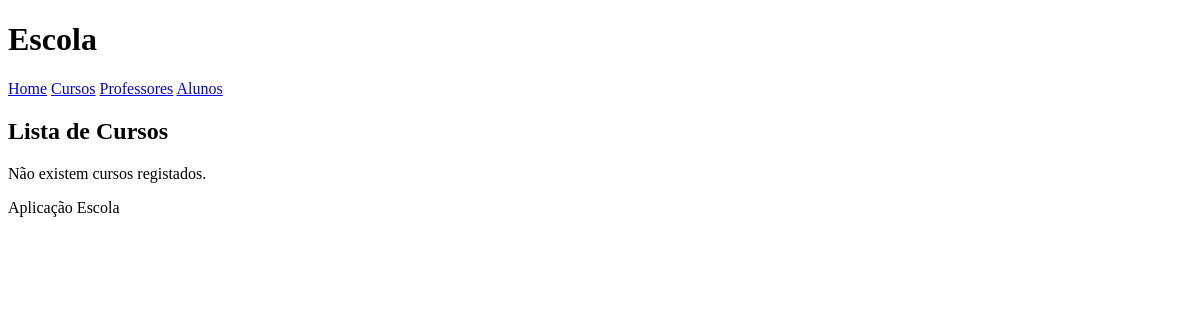
Before: /escola/ with the older database file.
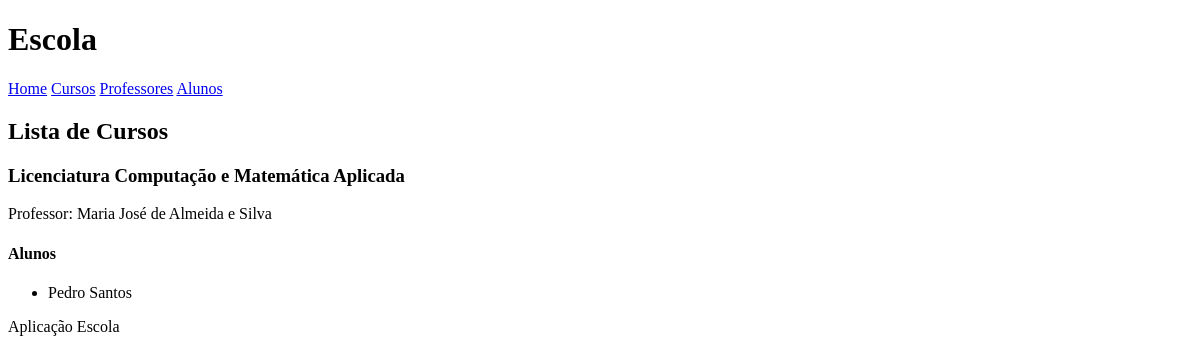
After: the same page with the newer database file.
### escola/models.py (models this page shows, shortened)
class Curso(models.Model):
    nome = models.CharField(max_length=100)
    professor = models.ForeignKey(Professor, on_delete=models.CASCADE, related_name='cursos')
    alunos = models.ManyToManyField(Aluno, related_name='cursos')

class Professor(models.Model):
    nome = models.CharField(max_length=100)
    email = models.EmailField()

class Aluno(models.Model):
    nome = models.CharField(max_length=100)
    numero = models.CharField(max_length=20, unique=True)
    fotografia = models.ImageField(upload_to='fotos_alunos/')

### escola/views.py (the view)
# urls.py: path('', views.cursos_view, name="home"),
def cursos_view(request):
    cursos = Curso.objects.select_related('professor').prefetch_related('alunos').all()
    return render(request, 'escola/cursos.html', {'cursos': cursos})

### escola/templates/escola/cursos.html (shortened to what this page needs)
{% extends "escola/base.html" %}
{% block content %}
<h2>Lista de Cursos</h2>
<section>
    {% for curso in cursos %}
        <article>
            <header>
                <h3>{{ curso.nome }}</h3>
                <p>Professor: {{ curso.professor.nome }}</p>
            </header>
            <section>
                <h4>Alunos</h4>
                <ul>
                    {% for aluno in curso.alunos.all %}
                        <li>{{ aluno.nome }}</li>
                    {% empty %}
                        <li>Sem alunos</li>
                    {% endfor %}
                </ul>
            </section>
        </article>
    {% empty %}
        <p>Não existem cursos registados.</p>
    {% endfor %}
</section>
{% endblock %}

Changed rows visible on the page:
added Curso: nome "Licenciatura Computação e Matemática Aplicada", professor.nome "Maria José de Almeida e Silva"
added Aluno: nome "Pedro Santos"
Other visible differences:
text no longer shown: "Não existem cursos registados."
